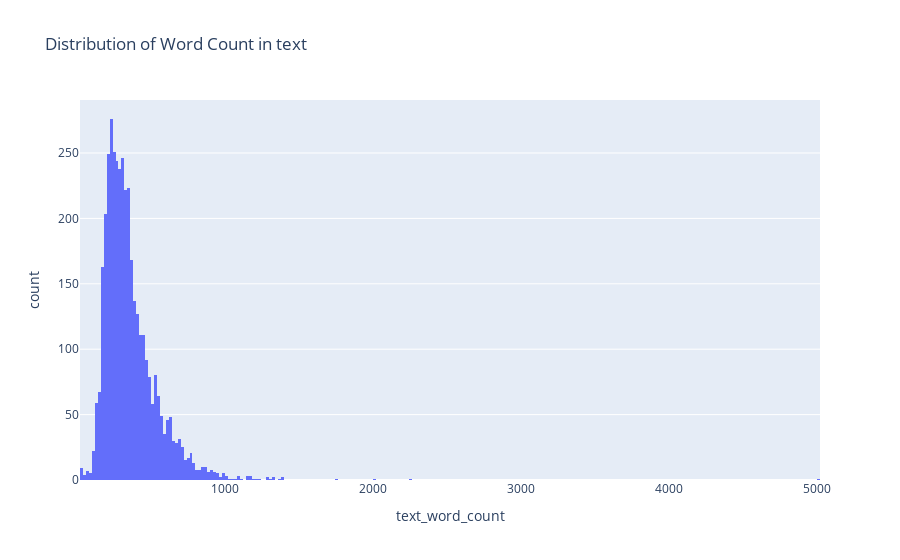

Here is the notebook cell this chart was saved with:
### Code cell
## checking the distribution of word count in text
fig = px.histogram(data, x="text_word_count", title="Distribution of Word Count in text")
fig.show()

### Figure 1 — Plotly figure (JSON) as saved in the notebook; plotly's stock layout.template omitted (floating-point values rounded to 4 significant figures; data arrays with more than 128 entries replaced by an {"elided": "..."} marker saying what was removed)
{"data": [{"alignmentgroup": "True", "bingroup": "x", "hovertemplate": "text_word_count=%{x}<br>count=%{y}<extra></extra>", "legendgroup": "", "marker": {"color": "#636efa", "pattern": {"shape": ""}}, "name": "", "offsetgroup": "", "orientation": "v", "showlegend": false, "type": "histogram", "x": {"elided": "3972 int values"}, "xaxis": "x", "yaxis": "y"}], "layout": {"barmode": "relative", "legend": {"tracegroupgap": 0}, "title": {"text": "Distribution of Word Count in text"}, "xaxis": {"anchor": "y", "domain": [0, 1], "title": {"text": "text_word_count"}}, "yaxis": {"anchor": "x", "domain": [0, 1], "title": {"text": "count"}}}}
